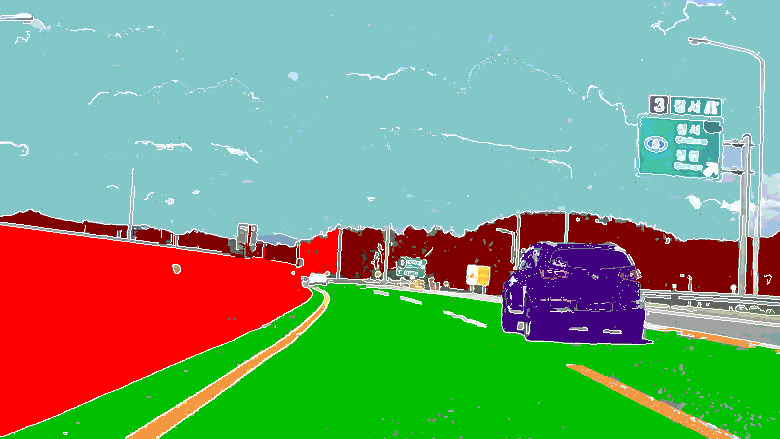
//> input picture core/pic_deal_pix/save 2.png, 780 x 439 px
$ ./test__copy_   (built with g++ and OpenCV 4)
//> lines starting //> are read from the running program, lines starting //| are printed output that depends on the picture; after the words box and inside, x2 and y2 are one past the last pixel; in counts of white or black regions, pixels touching at a corner belong together
#include <vector>
#include "stdio.h"
#include <opencv2/opencv.hpp>
using namespace cv;
using namespace std;
Vec3b convolutionCalcullatePix(Mat &img_mat,Point position,Vec3b pos_default_val)
{
    int add_con_w =4;
    int sub_con_w =4;
    int add_con_h =4;
    int sub_con_h =4;
    int count = 0;
    int max_count = 0;
    Vec3b pos_val = pos_default_val;
    //判断卷积核的大小是否越界
    if(position.x < 4 ){
        sub_con_w = position.x;
    }else if(position.x+4 >= img_mat.cols){
        add_con_w = img_mat.cols-1 - position.x;
    }
    else{
        sub_con_w = 4;
        add_con_w = 4;

    }

    if(position.y < 4 ){
        sub_con_h = position.y;
    }else if(position.y+4 >= img_mat.rows){
        add_con_h = img_mat.rows-1 - position.y;
    }
    else{
        sub_con_h = 4;
        add_con_h = 4;
    }
    //统计卷积核中最多的像素点的值
    for(int j= position.x - sub_con_w; j < position.x + add_con_w;j++){
        for(int k= position.y - sub_con_h;k < position.y + add_con_h;k++){
            for(int l= j;l < position.x + add_con_w;l++){
                for(int m= k;m < position.y + add_con_h;m++){
                    //if(img_mat.at<Vec3b>(k,j) != pos_default_val /*&& img_mat.at<Vec3b>(k,j) != Vec3b(0,0,0)*/)
                    //{
                        if(img_mat.at<Vec3b>(k,j) == img_mat.at<Vec3b>(m,l))
                        {
                            count++;
                        }
                    // [4 lines of commented-out code are left out]
                }
            }
            //cout<<"count = "<<count<<endl;
            //cout<<"max_count"<<max_count<<endl;
            if(max_count <= count)
            {
                max_count = count;
                pos_val = img_mat.at<Vec3b>(k,j);
              //  cout<<k<<","<<j;
              //  cout<<"img_mat.at<Vec3b>(k,j) = "<<img_mat.at<Vec3b>(k,j)<<endl;
            }
            count = 0;

        }
    }
    max_count = 0;
    return pos_val;
}
vector <Vec3b>colorList()
{
    Vec3b road_val = Vec3b(0,192,0);
    Vec3b lane_mark_val = Vec3b(192,0,128);
    Vec3b sign_val = Vec3b(128,128,192);
    Vec3b traffic_light_val = Vec3b(0,0,255);
    Vec3b building_val = Vec3b(0,0,128);
    Vec3b tree_val = Vec3b(0,128,128);
    Vec3b sky_val = Vec3b(128,128,128);
    Vec3b pedestrain_val = Vec3b(200,200,130);
    Vec3b car_val = Vec3b(128,0,64);
    Vec3b animal_val = Vec3b(64,152,243);
    Vec3b white_val = Vec3b(255,255,255);
    vector <Vec3b>type_list_index;
    type_list_index.push_back(road_val);
    type_list_index.push_back(lane_mark_val);
    type_list_index.push_back(sign_val);
    type_list_index.push_back(traffic_light_val);
    type_list_index.push_back(building_val);
    type_list_index.push_back(tree_val);
    type_list_index.push_back(sky_val);
    type_list_index.push_back(pedestrain_val);
    type_list_index.push_back(car_val);
    type_list_index.push_back(animal_val);
    type_list_index.push_back(white_val);
    return type_list_index;
}
void voidPix2BlackPix(Mat &img_mat,vector<Vec3b> type_list_index)
{
    int t=0;
    for(int i=0;i<img_mat.rows;i++)
    {
        for(int j=0;j<img_mat.cols;j++)
        {
            for(t=0;t<type_list_index.size();t++){
                if(img_mat.at<Vec3b>(i,j) == type_list_index[t]){
                    break;
                }
            }
            if(t == type_list_index.size())
            {
                img_mat.at<Vec3b>(i,j) = Vec3b(0,0,0);
            }
        }
    }
    imshow("img_mat ",img_mat);
    imwrite("img_mat.png",img_mat);
    waitKey(0);
}

vector<Point> findTargetPixIndex(Mat &img_mat,Vec3b pix_val)
{
    Point pos;
    vector<Point> pos_index;

    for(int i=0;i<img_mat.rows;i++)
    {
        for(int j=0;j<img_mat.cols;j++)
        {
            if(img_mat.at<Vec3b>(i,j) == pix_val){
                pos.x = j;
                pos.y = i;
                pos_index.push_back(pos);

            }
        }
    }
    return pos_index;
}
int main(int argv, char **argc)
{
    char path[128] = "/home/iscreate/code/pic_deal_pix/save 2.png";

    Mat img_mat = imread(path);
//> img_mat is the input picture: 439 rows x 780 cols, CV_8UC3; mean B, G, R 120.1, 156, 122.7
    cout<<"img_mat = "<<img_mat.type()<<endl;
//| img_mat = 16
    cout<<"img_mat = "<<img_mat.channels()<<endl;
//| img_mat = 3

    vector<Point> pos_index;
    vector<Point> pos_index2;
    Vec3b pos_val = Vec3b(255,255,255);
     Vec3b pos_val2 = Vec3b(0,0,0);
    vector<Vec3b> pos_val_index;
    vector<Vec3b> pos_val_index2;
    vector<Vec3b> type_list_index;
    //获取颜色列表
    type_list_index = colorList();
    cout<<"type_list_index = "<<type_list_index.size()<<endl;

    //将图中颜色不是颜色列表的点变成黑色
    voidPix2BlackPix(img_mat,type_list_index);
//> after the loop in voidPix2BlackPix, `for(int i=0;i<img_mat.rows;i++)`:
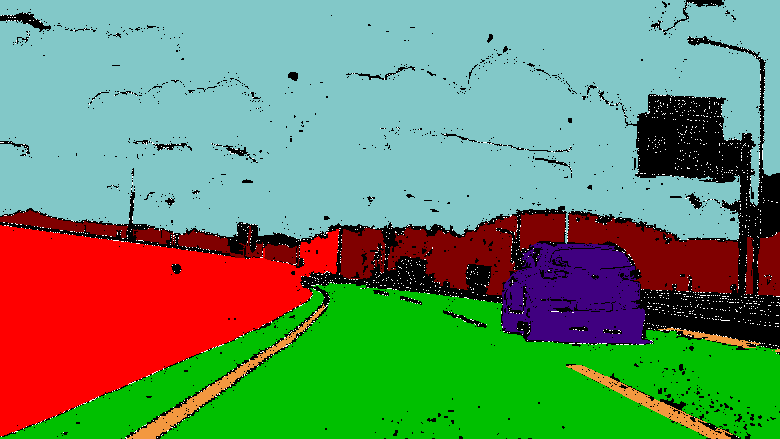
//> img_mat: 439 rows x 780 cols, CV_8UC3; 10.36% of pixels changed, all inside (x1, y1, x2, y2) = (0, 0, 780, 439)

    //找到白色像素点的位置
    pos_index = findTargetPixIndex(img_mat,Vec3b(255,255,255));
//> after the loop in findTargetPixIndex, `for(int i=0;i<img_mat.rows;i++)`: pos_index = 2798 Points (x, y), first 12: [687, 2], [689, 2], [692, 2], [693, 2], [687, 3], [711, 3], [696, 4], [713, 4], [715, 4], [686, 6], [684, 9], [726, 12]
    //将白色像素点的值变成卷积核中颜色最多的值
    for(int i=0;i<pos_index.size();i++)
    {
        pos_val = convolutionCalcullatePix(img_mat,pos_index[i],Vec3b(255,255,255));
        pos_val_index.push_back(pos_val);
    }
//> this loop made 2798 passes
//> pos_val on passes 7 to 9: [0, 0, 0], [0, 0, 0], [0, 0, 0]
//> after the loop, pos_val_index = 2798 items, first 12: [200, 200, 130], [0, 0, 0], [0, 0, 0], [0, 0, 0], [200, 200, 130], [0, 0, 0], [0, 0, 0], [0, 0, 0], [0, 0, 0], [200, 200, 130], [200, 200, 130], [200, 200, 130]
    for(int i=0;i<pos_index.size();i++){
        img_mat.at<Vec3b>(pos_index[i].y,pos_index[i].x) = pos_val_index[i];
    }
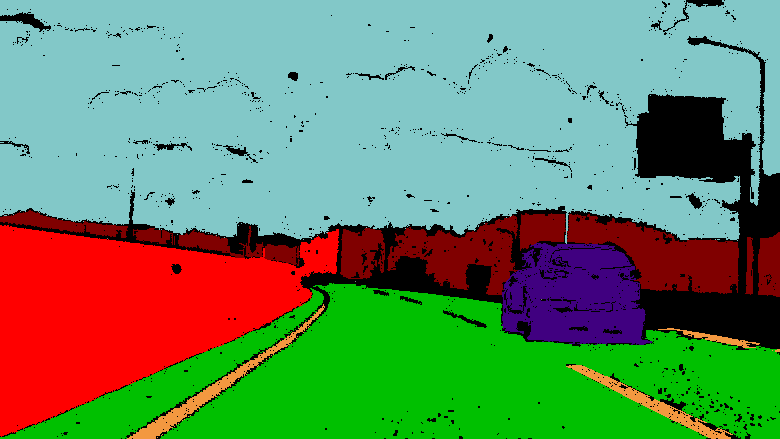
//> img_mat: 439 rows x 780 cols, CV_8UC3; 0.82% of pixels changed, all inside (x1, y1, x2, y2) = (0, 2, 780, 439)


    cout<<endl;
     cout<<endl;
      cout<<endl;
       cout<<endl;
        cout<<endl;
         cout<<endl;
          cout<<endl;
          cout<<endl;


          imshow("img_mat1",img_mat);
          imwrite("img_mat_withe.png",img_mat);
          waitKey(0);
    //找到黑色像素点的位置
    pos_index2 = findTargetPixIndex(img_mat,Vec3b(0,0,0));
//> pos_index2 = 37034 items
    cout<<"pos_index2.size() = "<<pos_index2.size()<<endl;
//| pos_index2.size() = 37034

    imshow("img_mat2",img_mat);
    imwrite("img_mat_withe.png",img_mat);
    waitKey(0);
    //将黑色像素点的值变成卷积核中颜色最多的值
    for(int i=000;i<pos_index2.size();i++)
    {
        pos_val2 = convolutionCalcullatePix(img_mat,pos_index2[i],Vec3b(0,0,0));

        cout<<i<<" "<<"pos_val2 ="<<pos_val2<<endl;
        pos_val_index2.push_back(pos_val2);
    }
//> this loop made 37034 passes
//> (sub_con_h in convolutionCalcullatePix, pos_val2) on passes 1 to 3: (0, [200, 200, 130]), (0, [0, 0, 0]), (0, [0, 0, 0])
//| 0 pos_val2 =[200, 200, 130]
//| 1 pos_val2 =[0, 0, 0]
//| 2 pos_val2 =[0, 0, 0]
//| 3 pos_val2 =[0, 0, 0]
//| 4 pos_val2 =[0, 0, 0]
//| 5 pos_val2 =[0, 0, 0]
//| 6 pos_val2 =[0, 0, 0]
//| 7 pos_val2 =[0, 0, 0]
//> (output is shown up to pass 8 of 37034)
//> after the loop, pos_val_index2 = 37034 items
    cout<<"pos_val_index2.size()"<<pos_val_index2.size()<<endl;
//| pos_val_index2.size()37034
    //cout<<"pos_val_index[1010] ="<<pos_val_index2[1010]<<endl;
    for(int i=0;i<pos_index2.size();i++){
        cout<<"i "<<i<<endl;
        cout<<"pos_val_index2[i]"<<pos_val_index2[i]<<endl;
        cout<<"img_mat.at<Vec3b>(pos_index2[i].y,pos_index2[i].x)"<<img_mat.at<Vec3b>(pos_index2[i].y,pos_index2[i].x)<<endl;
        img_mat.at<Vec3b>(pos_index2[i].y,pos_index2[i].x) = pos_val_index2[i];
//        namedWindow("img_mat",CV_WINDOW_NORMAL);
//        imshow("img_mat",img_mat);
//        waitKey(0);
    }
//> this loop made 37034 passes
//| i 0
//| pos_val_index2[i][200, 200, 130]
//| img_mat.at<Vec3b>(pos_index2[i].y,pos_index2[i].x)[0, 0, 0]
//| i 1
//> (the first 4 of 24 printed lines)
//> (output is shown up to pass 8 of 37034)
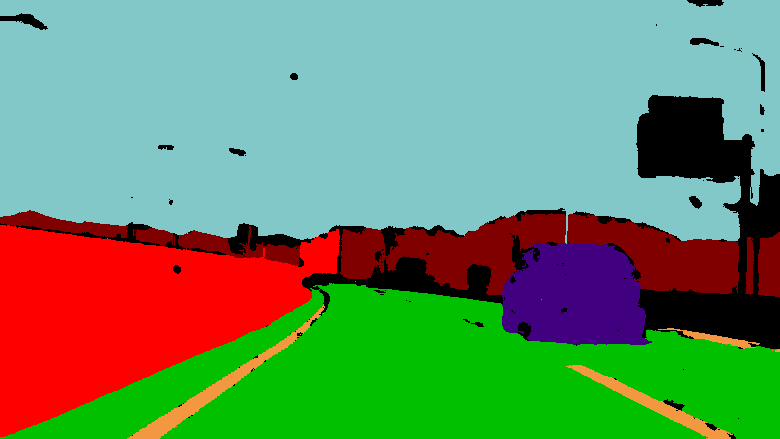
//> img_mat: 439 rows x 780 cols, CV_8UC3; 2.97% of pixels changed, all inside (x1, y1, x2, y2) = (0, 0, 780, 439)

    imshow("img_mat",img_mat);
    imwrite("img_mat_black.png",img_mat);
    waitKey(0);

    return 0;
}
